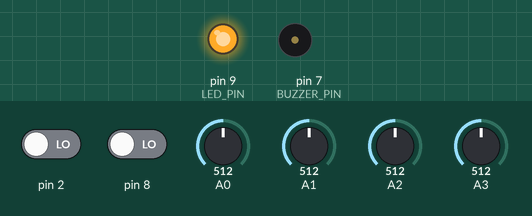
Bench run of a sketch on a simulated Arduino Uno, built with avr-gcc and run on an emulated ATmega328P. On the bench: output pins drawn as LEDs (lit = HIGH), buzzer (waves = sounding, pin HIGH). The test bench sets the inputs (shaded band); at power-on: pin 2 LOW, pin 8 LOW, A0 = 512, A1 = 512, A2 = 512, A3 = 512. No radio packets arrive unless stated.

Above: at 0.3 s.
Timing chart, 0 to 1.8 s (numbered marks = the images above):
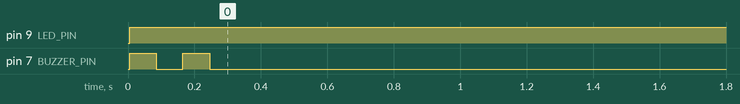

Measured:
- by itself, pin 9 (LED_PIN): LOW → HIGH at 0.01 s
- by itself, pin 7 (BUZZER_PIN): alternates HIGH for 0.08 s and LOW for 0.08 s, 4 changes in all, then stays LOW

The sketch:

Bicopter_TX_PPM.ino
```cpp
#include <SPI.h>
#include <nRF24L01.h>
#include <RF24.h>

#define LED_PIN     9
#define BUZZER_PIN  7

const uint64_t pipeOut = 0xE8E8F0F0E1LL; //IMPORTANT: The same as in the receiver!!!
RF24 radio(4, 3); // CE, CSN

unsigned long lastSendTime = 0; // Track last data send time
const unsigned long sendInterval = 10; // Send data every 10ms
bool buzzerPlayed = false;

struct MyData {
  byte throttle;
  byte yaw;
  byte pitch;
  byte roll;
  byte AUX1;
  byte AUX2;
};
MyData data;

void resetData() {
  data.throttle = 0;
  data.yaw = 127;
  data.pitch = 127;
  data.roll = 127;
  data.AUX1 = 0;
  data.AUX2 = 0;
}

void beep2x() {
  for (int i = 0; i < 2; i++) {
    digitalWrite(BUZZER_PIN, HIGH);
    delay(80);
    digitalWrite(BUZZER_PIN, LOW);
    delay(80);
  }
}

void setup(){
  Serial.begin(9600);

  pinMode(LED_PIN, OUTPUT);
  pinMode(BUZZER_PIN, OUTPUT);
  digitalWrite(LED_PIN, LOW);
  digitalWrite(BUZZER_PIN, LOW);

  radio.begin();
  radio.setAutoAck(false);
  radio.setDataRate(RF24_250KBPS);
  radio.openWritingPipe(pipeOut);
  resetData();
}

int mapJoystickValues(int val, int lower, int middle, int upper, bool reverse){
  val = constrain(val, lower, upper);
  if ( val < middle )
    val = map(val, lower, middle, 0, 128);
  else
    val = map(val, middle, upper, 128, 255);
  return ( reverse ? 255 - val : val );
}

void loop() {
  if (radio.isChipConnected()) {
    digitalWrite(LED_PIN, HIGH);
    if (!buzzerPlayed) {
      beep2x();
      buzzerPlayed = true;
    }
    data.throttle = mapJoystickValues(analogRead(A1),  1,   524, 1024, false);  // Throttle
    data.yaw      = mapJoystickValues(analogRead(A0),  2,   506, 1021, false);  // Yaw
    data.pitch    = mapJoystickValues(analogRead(A3),  2,   512, 1021, false);  // Pitch
    data.roll     = mapJoystickValues(analogRead(A2),  1,   512, 1023, false);  // Roll
    // Read AUX1 state
    data.AUX1 = digitalRead(2);
    data.AUX2 = digitalRead(8);

    // Send data at regular intervals
    if (millis() - lastSendTime >= sendInterval) {
      lastSendTime = millis();
      radio.write(&data, sizeof(MyData));
    }
  }
  else{
    digitalWrite(LED_PIN, LOW);
    digitalWrite(BUZZER_PIN, HIGH);
    delay(1000);
    digitalWrite(BUZZER_PIN, HIGH);
    delay(1000);
   }
}
```
